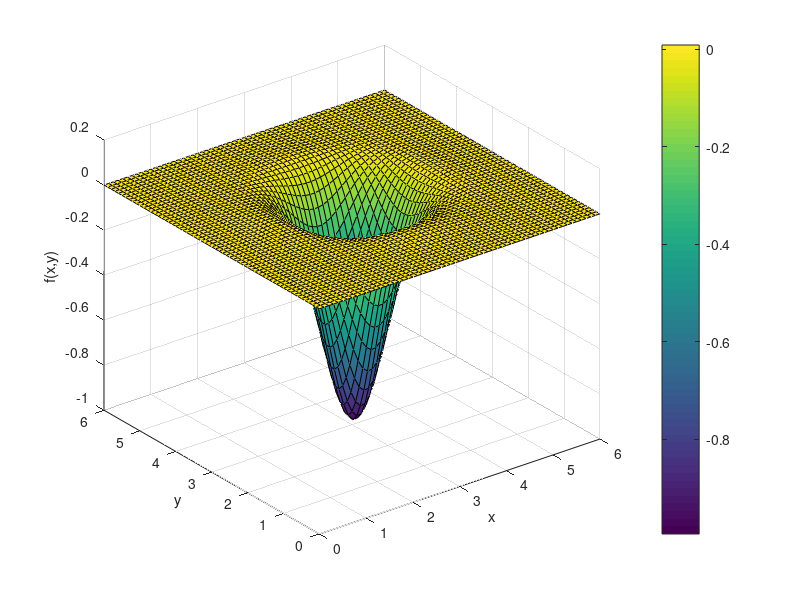

This chart was generated by the following MATLAB code:
[x,y] = meshgrid(0:.1:6);

z = -cos(x).*cos(y).*exp(-(x-pi).^2. - (y-pi).^2.);

surf(x,y,z)
colorbar
%title("Funci�n de Easom")
zlabel("f(x,y)")
xlabel("x")
ylabel("y")

